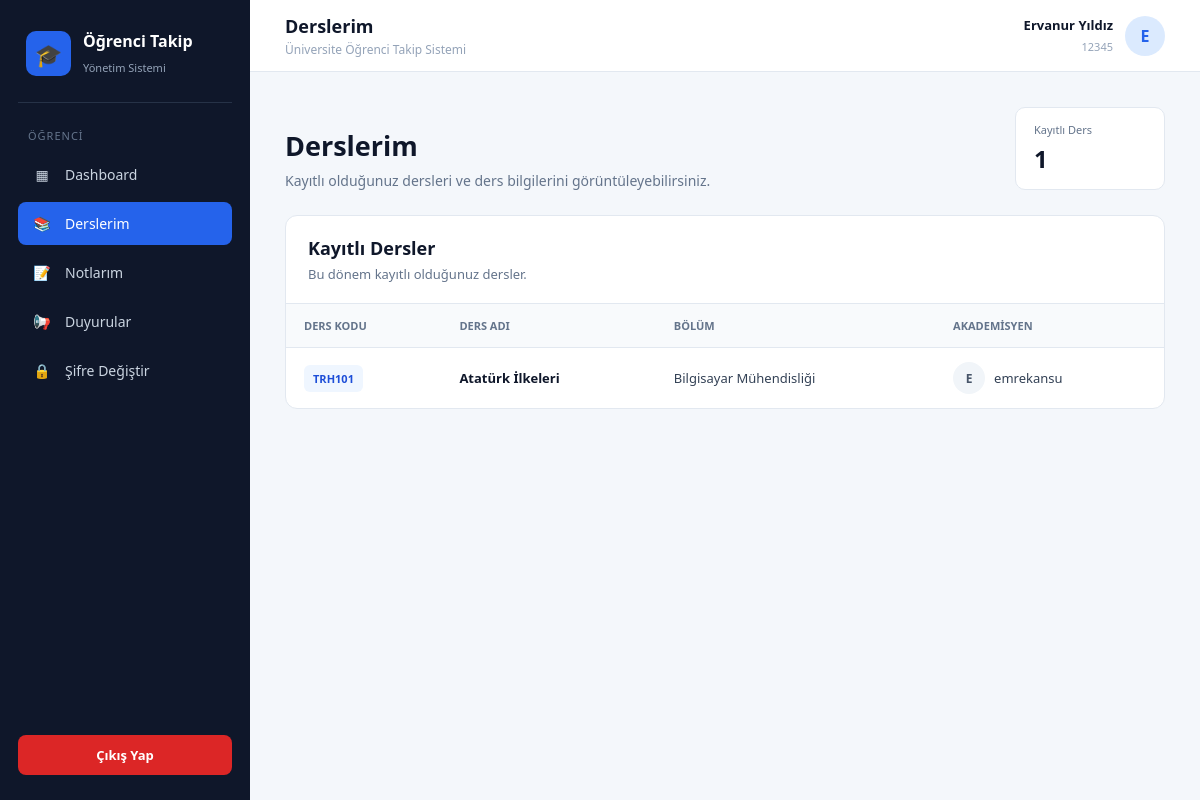
The page /student/courses/index.php (signed in) on the database its author committed.
### tables this page shows
CREATE TABLE `ders` (
  `dersKodu` varchar(20) NOT NULL,
  `dersAdi` varchar(100) NOT NULL,
  `bolum` varchar(100) NOT NULL,
  `akademisyen` varchar(100) DEFAULT NULL
);

### student/courses/index.php (the view, shortened to what this page needs)
<?php
require_once __DIR__ . '/../../database.php';
$ogrenciNo = $_SESSION["kullanici"] ?? "";
$ogrenciAdSoyad = $_SESSION["ad_soyad"] ?? "Öğrenci";
$sql = "
    SELECT
        d.dersKodu,
        d.dersAdi,
        d.bolum,
        d.akademisyen
    FROM ogrenci_ders od
    INNER JOIN ders d
        ON od.dersKodu = d.dersKodu
    WHERE od.ogrenciNo = :ogrenciNo
    ORDER BY d.dersKodu ASC
";
$stmt = $baglanti->prepare($sql);
$stmt->execute([
    "ogrenciNo" => $ogrenciNo
]);
$dersler = $stmt->fetchAll(PDO::FETCH_ASSOC);
$dersSayisi = count($dersler);
?>
<!DOCTYPE html>
<html lang="tr">
<head>
</head>
<body>
<?php
require_once __DIR__ . '/../../includes/sidebar.php';
?>
<div class="main">
    <header class="header">
        <div class="header-title">
            <h2>
                Derslerim
            </h2>
            <p>
                Üniversite Öğrenci Takip Sistemi
            </p>
        </div>
        <div class="student-profile">
            <div class="student-text">
                <strong>
                    <?php
                    echo htmlspecialchars(
                        $ogrenciAdSoyad
                    );
                    ?>
                </strong>
                <span>
                    <?php
                    echo htmlspecialchars(
                        $ogrenciNo
                    );
                    ?>
                </span>
            </div>
            <div class="avatar">
                <?php
                echo htmlspecialchars(
                    mb_strtoupper(
                        mb_substr(
                            $ogrenciAdSoyad,
                            0,
                            1,
                            "UTF-8"
                        ),
                        "UTF-8"
                    )
                );
                ?>
            </div>
        </div>
    </header>
    <main class="content">
        <div class="page-header">
            <div>
                <h1>
                    Derslerim
                </h1>
                <p>
                    Kayıtlı olduğunuz dersleri ve ders
                    bilgilerini görüntüleyebilirsiniz.
                </p>
            </div>
            <div class="stat-card">
                <div class="stat-title">
                    Kayıtlı Ders
                </div>
                <div class="stat-number">
                    <?php
                    echo $dersSayisi;
                    ?>
                </div>
            </div>
        </div>
        <div class="table-card">
            <div class="table-header">
                <h2>
                    Kayıtlı Dersler
                </h2>
                <p>
                    Bu dönem kayıtlı olduğunuz dersler.
                </p>
            </div>
            <?php if (count($dersler) > 0): ?>
                <div class="table-wrapper">
                    <table>
                        <thead>
                        <tr>
                            <th>
                                Ders Kodu
                            </th>
                            <th>
                                Ders Adı
                            </th>
                            <th>
                                Bölüm
                            </th>
                            <th>
                                Akademisyen
                            </th>
                        </tr>
                        </thead>
                        <tbody>
                        <?php foreach ($dersler as $ders): ?>
                            <tr>
                                <td>
                                    <span class="course-code">
                                        <?php
                                        echo htmlspecialchars(
                                            $ders["dersKodu"]
                                        );
                                        ?>
                                    </span>
                                </td>
                                <td>
                                    <span class="course-name">
                                        <?php
                                        echo htmlspecialchars(
                                            $ders["dersAdi"]
                                        );
                                        ?>
                                    </span>
                                </td>
                                <td>
                                    <?php
                                    echo htmlspecialchars(
                                        $ders["bolum"]
                                    );
                                    ?>
                                </td>
                                <td>
                                    <?php if (!empty($ders["akademisyen"])): ?>
                                        <div class="academic">
                                            <div class="academic-avatar">
                                                <?php
                                                echo htmlspecialchars(
                                                    mb_strtoupper(
                                                        mb_substr(
                                                            $ders["akademisyen"],
                                                            0,
                                                            1,
                                                            "UTF-8"
                                                        ),
                                                        "UTF-8"
                                                    )
                                                );
                                                ?>
                                            </div>
                                            <span>
                                                <?php
                                                echo htmlspecialchars(
                                                    $ders["akademisyen"]
                                                );
                                                ?>
                                            </span>
                                        </div>
                                    <?php else: ?>
                                        <span class="no-academic">
                                            Akademisyen atanmadı
                                        </span>
                                    <?php endif; ?>
                                </td>
                            </tr>
                        <?php endforeach; ?>
                        </tbody>
                    </table>
                </div>
            <?php endif; ?>
        </div>
    </main>
</div>
</body>
</html>

### student/courses/index.php (style rules this page uses)
* { box-sizing: border-box; margin: 0; padding: 0; }
body { font-family: "Segoe UI", Arial, sans-serif; background: #f4f7fb; color: #1e293b; min-height: 100vh; }
.main { margin-left: 250px; min-height: 100vh; }
.header { height: 72px; background: white; border-bottom: 1px solid #e2e8f0; display: flex; align-items: center; justify-content: space-between; padding: 0 35px; }
.header-title h2 { font-size: 18px; color: #0f172a; }
.header-title p { font-size: 12px; color: #94a3b8; margin-top: 3px; }
.student-profile { display: flex; align-items: center; gap: 12px; }
.student-text { text-align: right; }
.student-text strong { display: block; font-size: 13px; color: #0f172a; }
.student-text span { font-size: 11px; color: #94a3b8; }
.avatar { width: 40px; height: 40px; border-radius: 50%; background: #dbeafe; color: #2563eb; display: flex; align-items: center; justify-content: center; font-weight: bold; }
.content { padding: 35px; max-width: 1500px; margin: auto; }
.page-header { display: flex; justify-content: space-between; align-items: flex-end; margin-bottom: 25px; }
.page-header h1 { font-size: 27px; color: #0f172a; margin-bottom: 7px; }
.page-header p { color: #64748b; font-size: 14px; }
.stat-card { min-width: 150px; background: white; border: 1px solid #e2e8f0; border-radius: 10px; padding: 14px 18px; }
.stat-title { font-size: 11px; color: #64748b; margin-bottom: 5px; }
.stat-number { font-size: 24px; color: #0f172a; font-weight: 700; }
.table-card { background: white; border: 1px solid #e2e8f0; border-radius: 12px; overflow: hidden; }
.table-header { padding: 20px 22px; border-bottom: 1px solid #e2e8f0; }
.table-header h2 { font-size: 18px; color: #0f172a; margin-bottom: 5px; }
.table-header p { font-size: 13px; color: #64748b; }
.table-wrapper { overflow-x: auto; }
table { width: 100%; border-collapse: collapse; }
th { background: #f8fafc; color: #64748b; font-size: 11px; text-transform: uppercase; font-weight: 600; text-align: left; }
th, td { padding: 14px 18px; border-bottom: 1px solid #e2e8f0; }
td { color: #334155; font-size: 13px; }
tbody tr:last-child td { border-bottom: none; }
.course-code { display: inline-block; background: #eff6ff; color: #1d4ed8; padding: 6px 9px; border-radius: 6px; font-size: 11px; font-weight: 700; }
.course-name { color: #0f172a; font-weight: 600; }
.academic { display: flex; align-items: center; gap: 9px; }
.academic-avatar { width: 32px; height: 32px; border-radius: 50%; background: #f1f5f9; color: #475569; display: flex; align-items: center; justify-content: center; font-size: 12px; font-weight: 700; }

### rows shown on the page
ders: dersKodu "TRH101", dersAdi "Atatürk İlkeleri", bolum "Bilgisayar Mühendisliği", akademisyen "E", akademisyen "emrekansu"

### other values the page prints
$ogrenciAdSoyad "Ervanur Yıldız"
$ogrenciNo "12345"
$dersSayisi "1"
